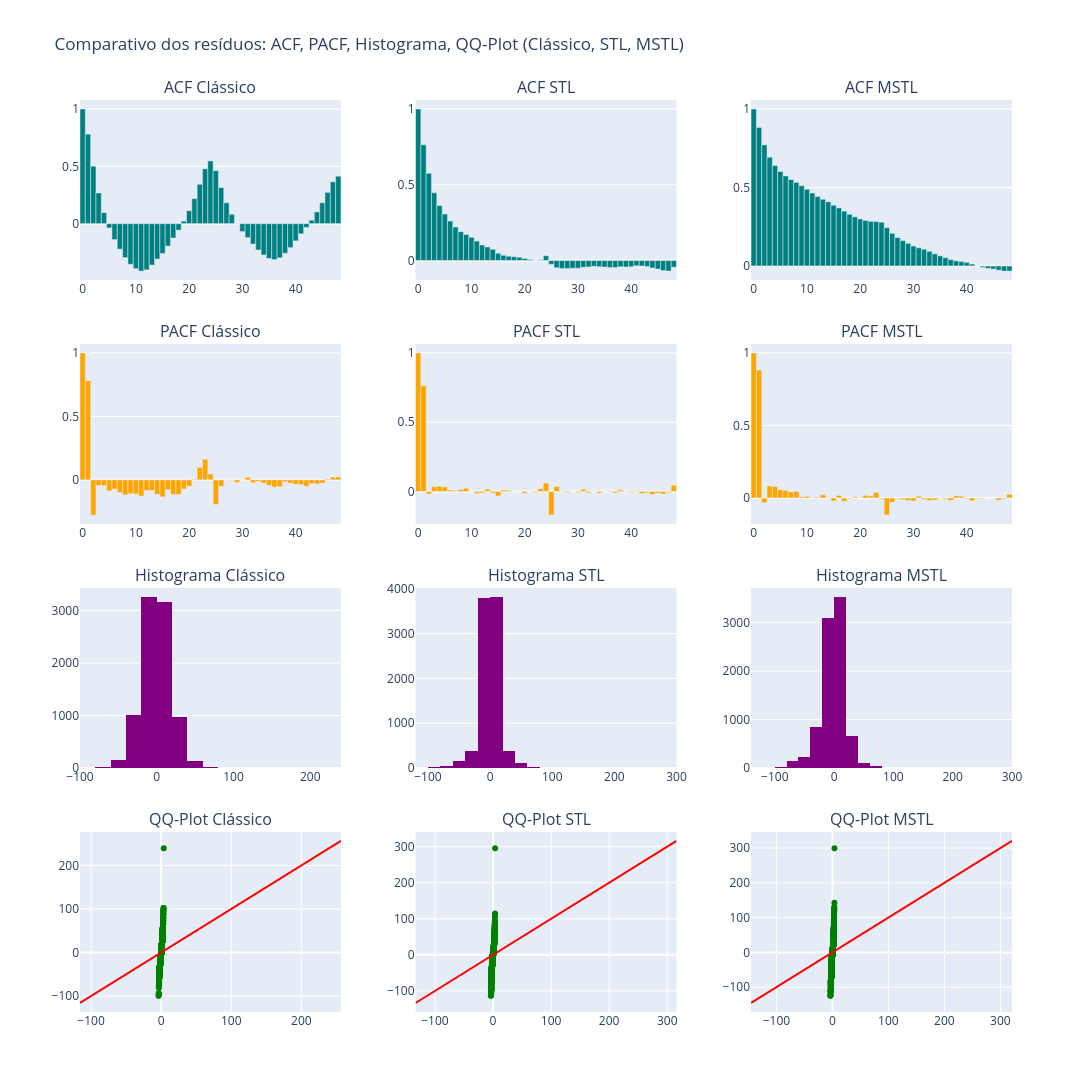

The notebook cell this image was saved under:
### Code cell
# 4. Decomposição de Séries 
# 4.1. Clássica (aditiva e multiplicativa)
classico = decomposicao_classica(serie, period=24, model='additive')

# 4.2. STL (Seasonal-Trend decomposition using Loess)
stl = decomposicao_stl(serie, period=24, robust=True)

# 4.3. MSTL (Multiple Seasonal-Trend decomposition using Loess)
mstl = decomposicao_mstl(serie, periodos=[24, 168], windows=[15, 41], iterate=3, robust=True)

# 4.4. Análise dos resíduos
analisar_residuos_individualmente(classico[3], stl[3], mstl[3])

# 4.4.1 Gráficos comparativos dos resíduos
plotar_comparativo_residuos(classico[3], stl[3], mstl[3], nlags=48)

# 4.5. Resumo comparativo e gráficos
resumo_e_grafico_comparativo(serie, classico, stl, mstl)

### Figure 1 — Plotly figure (JSON) as saved in the notebook; plotly's stock layout.template omitted (floating-point values rounded to 4 significant figures; data arrays with more than 128 entries replaced by an {"elided": "..."} marker saying what was removed)
{"data": [{"marker": {"color": "teal"}, "type": "bar", "x": [0, 1, 2, 3, 4, 5, 6, 7, 8, 9, 10, 11, 12, 13, 14, 15, 16, 17, 18, 19, 20, 21, 22, 23, 24, 25, 26, 27, 28, 29, 30, 31, 32, 33, 34, 35, 36, 37, 38, 39, 40, 41, 42, 43, 44, 45, 46, 47, 48], "xaxis": "x", "y": [1.0, 0.7807, 0.5011, 0.2673, 0.09554, -0.03765, -0.1394, -0.2226, -0.2965, -0.3549, -0.3931, -0.4142, -0.4033, -0.3615, -0.3089, -0.2602, -0.1954, -0.1252, -0.0566, 0.02174, 0.1129, 0.2177, 0.3433, 0.4783, 0.547, 0.4619, 0.3145, 0.1823, 0.08171, -0.00184, -0.06949, -0.1222, -0.1784, -0.2303, -0.2734, -0.3043, -0.3138, -0.2983, -0.2587, -0.2092, -0.1502, -0.08887, -0.03314, 0.02968, 0.1021, 0.1817, 0.2729, 0.3647, 0.4139], "yaxis": "y"}, {"marker": {"color": "teal"}, "type": "bar", "x": [0, 1, 2, 3, 4, 5, 6, 7, 8, 9, 10, 11, 12, 13, 14, 15, 16, 17, 18, 19, 20, 21, 22, 23, 24, 25, 26, 27, 28, 29, 30, 31, 32, 33, 34, 35, 36, 37, 38, 39, 40, 41, 42, 43, 44, 45, 46, 47, 48], "xaxis": "x2", "y": [1.0, 0.7634, 0.5753, 0.4471, 0.3631, 0.3071, 0.2607, 0.221, 0.1907, 0.1721, 0.1534, 0.1284, 0.1025, 0.08951, 0.07393, 0.04759, 0.0341, 0.02896, 0.02524, 0.02219, 0.01318, 0.006228, -0.0005608, 0.004424, 0.032, -0.02509, -0.04717, -0.05206, -0.05314, -0.05089, -0.05146, -0.04475, -0.0425, -0.03832, -0.04034, -0.04327, -0.04629, -0.04653, -0.04147, -0.0424, -0.04082, -0.03511, -0.03613, -0.03883, -0.04869, -0.05604, -0.06619, -0.06977, -0.04382], "yaxis": "y2"}, {"marker": {"color": "teal"}, "type": "bar", "x": [0, 1, 2, 3, 4, 5, 6, 7, 8, 9, 10, 11, 12, 13, 14, 15, 16, 17, 18, 19, 20, 21, 22, 23, 24, 25, 26, 27, 28, 29, 30, 31, 32, 33, 34, 35, 36, 37, 38, 39, 40, 41, 42, 43, 44, 45, 46, 47, 48], "xaxis": "x3", "y": [1.0, 0.8824, 0.7716, 0.6928, 0.6403, 0.6023, 0.5737, 0.5504, 0.5325, 0.5114, 0.4888, 0.4652, 0.4425, 0.4252, 0.4088, 0.3872, 0.37, 0.3493, 0.3293, 0.3131, 0.2995, 0.2904, 0.2841, 0.2838, 0.2787, 0.2445, 0.2078, 0.1812, 0.1619, 0.1445, 0.1272, 0.1164, 0.1067, 0.09327, 0.07739, 0.06446, 0.05271, 0.04043, 0.03304, 0.0284, 0.02303, 0.01226, 0.000963, -0.008445, -0.01508, -0.01976, -0.02654, -0.03253, -0.03217], "yaxis": "y3"}, {"marker": {"color": "orange"}, "type": "bar", "x": [0, 1, 2, 3, 4, 5, 6, 7, 8, 9, 10, 11, 12, 13, 14, 15, 16, 17, 18, 19, 20, 21, 22, 23, 24, 25, 26, 27, 28, 29, 30, 31, 32, 33, 34, 35, 36, 37, 38, 39, 40, 41, 42, 43, 44, 45, 46, 47, 48], "xaxis": "x4", "y": [1.0, 0.7807, -0.2778, -0.04373, -0.04553, -0.08695, -0.07267, -0.09976, -0.1189, -0.1087, -0.1119, -0.1275, -0.08426, -0.08379, -0.1146, -0.134, -0.0775, -0.115, -0.1156, -0.07255, -0.04904, 0.004283, 0.09836, 0.1619, 0.04662, -0.194, -0.05182, -0.0007216, -0.004767, -0.02051, -0.002244, 0.02081, -0.02316, -0.01278, -0.02556, -0.04313, -0.05704, -0.0536, -0.01577, -0.02674, -0.0356, -0.03796, -0.05092, -0.02968, -0.0319, -0.02633, 0.005522, 0.0209, 0.02247], "yaxis": "y4"}, {"marker": {"color": "orange"}, "type": "bar", "x": [0, 1, 2, 3, 4, 5, 6, 7, 8, 9, 10, 11, 12, 13, 14, 15, 16, 17, 18, 19, 20, 21, 22, 23, 24, 25, 26, 27, 28, 29, 30, 31, 32, 33, 34, 35, 36, 37, 38, 39, 40, 41, 42, 43, 44, 45, 46, 47, 48], "xaxis": "x5", "y": [1.0, 0.7634, -0.01806, 0.03305, 0.03675, 0.03192, 0.009751, 0.00698, 0.01306, 0.02256, 0.002576, -0.01321, -0.01042, 0.01634, -0.01167, -0.0333, 0.01025, 0.007871, -0.0005583, 0.0006609, -0.01297, -0.0004764, -0.006955, 0.01999, 0.06007, -0.1707, 0.03511, 0.002871, -0.008177, -0.001338, -0.007752, 0.01606, -0.01003, -0.0004922, -0.01125, -0.002655, -0.004947, -0.01053, 0.009745, -0.003523, -0.006735, 0.005011, -0.01459, -0.008924, -0.02105, -0.01135, -0.01882, -0.007561, 0.04447], "yaxis": "y5"}, {"marker": {"color": "orange"}, "type": "bar", "x": [0, 1, 2, 3, 4, 5, 6, 7, 8, 9, 10, 11, 12, 13, 14, 15, 16, 17, 18, 19, 20, 21, 22, 23, 24, 25, 26, 27, 28, 29, 30, 31, 32, 33, 34, 35, 36, 37, 38, 39, 40, 41, 42, 43, 44, 45, 46, 47, 48], "xaxis": "x6", "y": [1.0, 0.8824, -0.03163, 0.08293, 0.07912, 0.05613, 0.05257, 0.04255, 0.04574, 0.008652, 0.01139, 0.003871, 0.005131, 0.02253, 0.00399, -0.02014, 0.01724, -0.02201, -0.003708, 0.007567, 0.003745, 0.01824, 0.0149, 0.03766, -0.005767, -0.1176, -0.02889, -0.004471, -0.01049, -0.01778, -0.02031, 0.01313, -0.009146, -0.01708, -0.01392, 0.002657, -0.006766, -0.017, 0.01521, 0.01168, -0.005236, -0.01914, -0.005632, -0.003635, -0.0001197, -0.002139, -0.01504, -0.006019, 0.02598], "yaxis": "y6"}, {"marker": {"color": "purple"}, "nbinsx": 30, "type": "histogram", "x": {"elided": "8736 float values"}, "xaxis": "x7", "yaxis": "y7"}, {"marker": {"color": "purple"}, "nbinsx": 30, "type": "histogram", "x": {"elided": "8736 float values"}, "xaxis": "x8", "yaxis": "y8"}, {"marker": {"color": "purple"}, "nbinsx": 30, "type": "histogram", "x": {"elided": "8736 float values"}, "xaxis": "x9", "yaxis": "y9"}, {"marker": {"color": "green"}, "mode": "markers", "name": "QQ", "type": "scatter", "x": {"elided": "8736 float values"}, "xaxis": "x10", "y": {"elided": "8736 float values"}, "yaxis": "y10"}, {"line": {"color": "red"}, "mode": "lines", "name": "Linha 45º", "type": "scatter", "x": [-115.7, 256.5], "xaxis": "x10", "y": [-115.7, 256.5], "yaxis": "y10"}, {"marker": {"color": "green"}, "mode": "markers", "name": "QQ", "type": "scatter", "x": {"elided": "8736 float values"}, "xaxis": "x11", "y": {"elided": "8736 float values"}, "yaxis": "y11"}, {"line": {"color": "red"}, "mode": "lines", "name": "Linha 45º", "type": "scatter", "x": [-133.4, 316.0], "xaxis": "x11", "y": [-133.4, 316.0], "yaxis": "y11"}, {"marker": {"color": "green"}, "mode": "markers", "name": "QQ", "type": "scatter", "x": {"elided": "8736 float values"}, "xaxis": "x12", "y": {"elided": "8736 float values"}, "yaxis": "y12"}, {"line": {"color": "red"}, "mode": "lines", "name": "Linha 45º", "type": "scatter", "x": [-145.3, 320.7], "xaxis": "x12", "y": [-145.3, 320.7], "yaxis": "y12"}], "layout": {"annotations": [{"font": {"size": 16}, "showarrow": false, "text": "ACF Clássico", "x": 0.14, "xanchor": "center", "xref": "paper", "y": 1, "yanchor": "bottom", "yref": "paper"}, {"font": {"size": 16}, "showarrow": false, "text": "ACF STL", "x": 0.5, "xanchor": "center", "xref": "paper", "y": 1, "yanchor": "bottom", "yref": "paper"}, {"font": {"size": 16}, "showarrow": false, "text": "ACF MSTL", "x": 0.86, "xanchor": "center", "xref": "paper", "y": 1, "yanchor": "bottom", "yref": "paper"}, {"font": {"size": 16}, "showarrow": false, "text": "PACF Clássico", "x": 0.14, "xanchor": "center", "xref": "paper", "y": 0.7325, "yanchor": "bottom", "yref": "paper"}, {"font": {"size": 16}, "showarrow": false, "text": "PACF STL", "x": 0.5, "xanchor": "center", "xref": "paper", "y": 0.7325, "yanchor": "bottom", "yref": "paper"}, {"font": {"size": 16}, "showarrow": false, "text": "PACF MSTL", "x": 0.86, "xanchor": "center", "xref": "paper", "y": 0.7325, "yanchor": "bottom", "yref": "paper"}, {"font": {"size": 16}, "showarrow": false, "text": "Histograma Clássico", "x": 0.14, "xanchor": "center", "xref": "paper", "y": 0.465, "yanchor": "bottom", "yref": "paper"}, {"font": {"size": 16}, "showarrow": false, "text": "Histograma STL", "x": 0.5, "xanchor": "center", "xref": "paper", "y": 0.465, "yanchor": "bottom", "yref": "paper"}, {"font": {"size": 16}, "showarrow": false, "text": "Histograma MSTL", "x": 0.86, "xanchor": "center", "xref": "paper", "y": 0.465, "yanchor": "bottom", "yref": "paper"}, {"font": {"size": 16}, "showarrow": false, "text": "QQ-Plot Clássico", "x": 0.14, "xanchor": "center", "xref": "paper", "y": 0.1975, "yanchor": "bottom", "yref": "paper"}, {"font": {"size": 16}, "showarrow": false, "text": "QQ-Plot STL", "x": 0.5, "xanchor": "center", "xref": "paper", "y": 0.1975, "yanchor": "bottom", "yref": "paper"}, {"font": {"size": 16}, "showarrow": false, "text": "QQ-Plot MSTL", "x": 0.86, "xanchor": "center", "xref": "paper", "y": 0.1975, "yanchor": "bottom", "yref": "paper"}], "height": 1700, "showlegend": false, "title": {"text": "Comparativo dos resíduos: ACF, PACF, Histograma, QQ-Plot (Clássico, STL, MSTL)"}, "width": 1200, "xaxis": {"anchor": "y", "domain": [0, 0.28]}, "xaxis10": {"anchor": "y10", "domain": [0, 0.28]}, "xaxis11": {"anchor": "y11", "domain": [0.36, 0.64]}, "xaxis12": {"anchor": "y12", "domain": [0.72, 1]}, "xaxis2": {"anchor": "y2", "domain": [0.36, 0.64]}, "xaxis3": {"anchor": "y3", "domain": [0.72, 1]}, "xaxis4": {"anchor": "y4", "domain": [0, 0.28]}, "xaxis5": {"anchor": "y5", "domain": [0.36, 0.64]}, "xaxis6": {"anchor": "y6", "domain": [0.72, 1]}, "xaxis7": {"anchor": "y7", "domain": [0, 0.28]}, "xaxis8": {"anchor": "y8", "domain": [0.36, 0.64]}, "xaxis9": {"anchor": "y9", "domain": [0.72, 1]}, "yaxis": {"anchor": "x", "domain": [0.8025, 1]}, "yaxis10": {"anchor": "x10", "domain": [0, 0.1975]}, "yaxis11": {"anchor": "x11", "domain": [0, 0.1975]}, "yaxis12": {"anchor": "x12", "domain": [0, 0.1975]}, "yaxis2": {"anchor": "x2", "domain": [0.8025, 1]}, "yaxis3": {"anchor": "x3", "domain": [0.8025, 1]}, "yaxis4": {"anchor": "x4", "domain": [0.535, 0.7325]}, "yaxis5": {"anchor": "x5", "domain": [0.535, 0.7325]}, "yaxis6": {"anchor": "x6", "domain": [0.535, 0.7325]}, "yaxis7": {"anchor": "x7", "domain": [0.2675, 0.465]}, "yaxis8": {"anchor": "x8", "domain": [0.2675, 0.465]}, "yaxis9": {"anchor": "x9", "domain": [0.2675, 0.465]}}}
